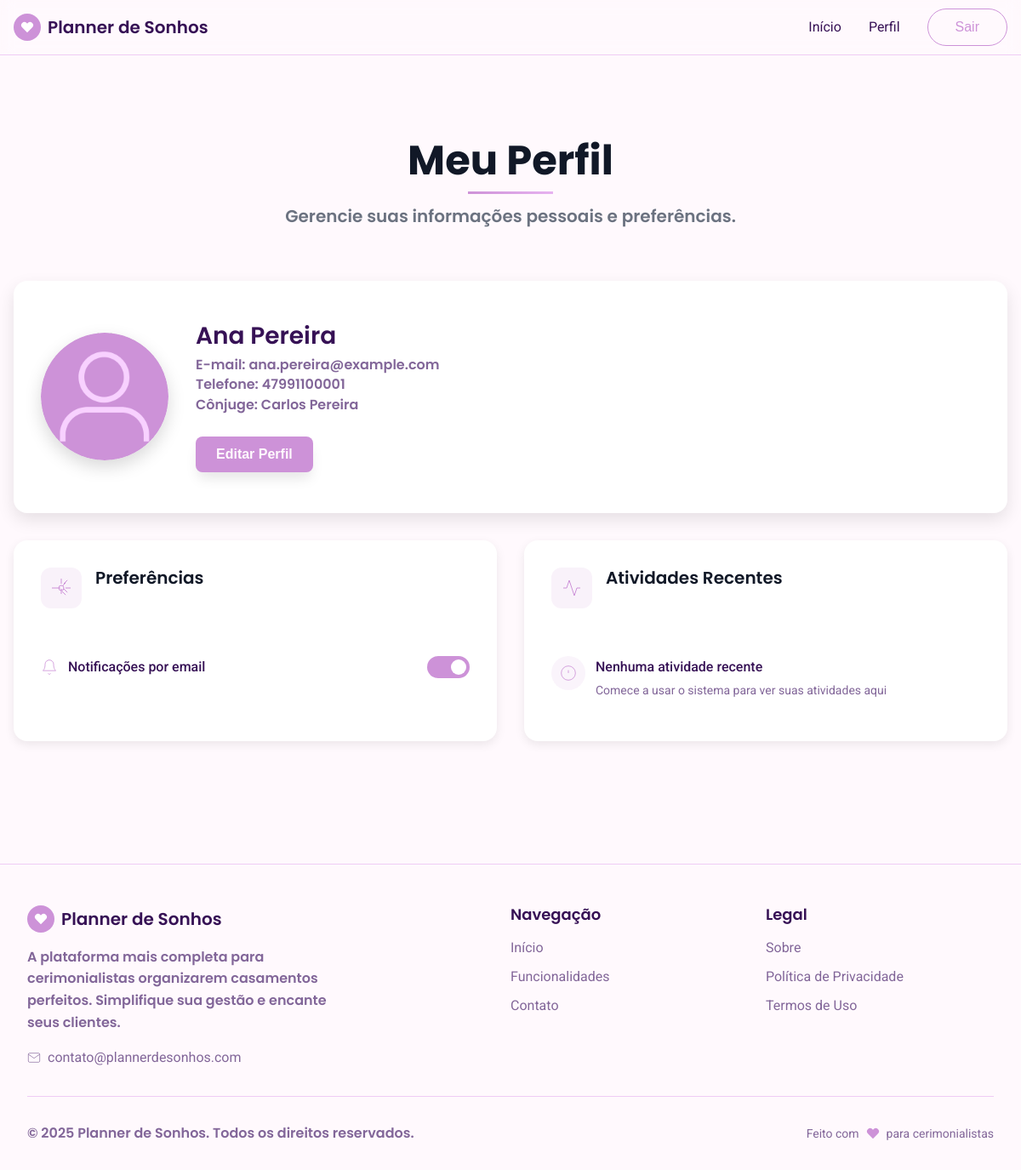
The app's page /user/perfil.php (signed in) with its own data.
### tables this page shows
CREATE TABLE `usuarios` (
  `id_usuario` int(11) NOT NULL,
  `nome` varchar(100) NOT NULL,
  `nome_conjuge` varchar(100) DEFAULT NULL,
  `genero` enum('Masculino','Feminino','Outro') NOT NULL,
  `idade` int(11) DEFAULT NULL,
  `telefone` varchar(20) DEFAULT NULL,
  `email` varchar(120) NOT NULL,
  `senha` varchar(255) NOT NULL,
  `cargo` enum('cliente','dev','cerimonialista','fornecedor') DEFAULT 'cliente',
  `tipo_usuario` enum('cliente','cerimonialista','dev') DEFAULT 'cliente',
  `avaliacao` decimal(2,1) DEFAULT NULL,
  `bio` text,
  `plano` enum('basico','premium') DEFAULT 'basico',
  `remember_token` varchar(64) DEFAULT NULL,
  `foto_perfil` varchar(225) NOT NULL DEFAULT 'default.png',
  `notificacoes_email` tinyint(1) DEFAULT '1',
  `tema_cor` varchar(20) DEFAULT 'azul',
  `ultima_atividade` timestamp NULL DEFAULT NULL,
  `created_at` timestamp NOT NULL DEFAULT CURRENT_TIMESTAMP,
  `orcamento_total` decimal(10,2) DEFAULT '0.00'
);

### user/perfil.php (the view, shortened to what this page needs)
<?php
require_once "../config/conexao.php";
$usuario_id = (int) $_SESSION["usuario_id"];
$usuario = null;
try {
  $sql = "SELECT nome, nome_conjuge, telefone, email, foto_perfil, notificacoes_email, tema_cor FROM usuarios WHERE id_usuario = ?";
  $stmt = $pdo->prepare($sql);
  $stmt->execute([$usuario_id]);
  $usuario = $stmt->fetch(PDO::FETCH_ASSOC);
} catch (PDOException $e) {
  error_log("Error fetching user profile: " . $e->getMessage());
  $error_message = "Erro ao carregar perfil. Por favor, tente novamente.";
}
$atividades = [];
try {
  $sql = "SELECT tipo_atividade, descricao, data_atividade
            FROM atividades_usuario
            WHERE id_usuario = ?
            ORDER BY data_atividade DESC
            LIMIT 3";
  $stmt = $pdo->prepare($sql);
  $stmt->execute([$usuario_id]);
  $atividades = $stmt->fetchAll(PDO::FETCH_ASSOC);
} catch (PDOException $e) {
  error_log("Error fetching activities: " . $e->getMessage());
}
$foto_perfil = $usuario["foto_perfil"] ?? "default.png";
?>
<!DOCTYPE html>
<html lang="pt-BR">
<head>
  <link rel="stylesheet" href="../Style/styles.css">
</head>
<body>
  <header class="header">
    <div class="container">
      <div class="header-content">
        <a href="../index.php" class="logo">
          <div class="heart-icon">
            <svg width="16" height="16" fill="currentColor" viewBox="0 0 24 24">
              <path
                d="M20.84 4.61a5.5 5.5 0 0 0-7.78 0L12 5.67l-1.06-1.06a5.5 5.5 0 0 0-7.78 7.78l1.06 1.06L12 21.23l7.78-7.78 1.06-1.06a5.5 5.5 0 0 0 0-7.78z" />
            </svg>
          </div>
          <span class="logo-text">Planner de Sonhos</span>
        </a>
        <nav class="nav">
          <a href="../index.php" class="nav-link">Início</a>
          <a href="perfil.php" class="nav-link">Perfil</a>
          <form method="post" style="margin:0; display: inline-block;">
            <button class="btn-outline" type="submit" name="logout">
              Sair
            </button>
          </form>
        </nav>
      </div>
    </div>
  </header>
  <main class="page-content container" style="margin-top:5rem;">
    <div class="page-header">
      <h1 class="page-title">Meu Perfil</h1>
      <p class="page-description">Gerencie suas informações pessoais e preferências.</p>
    </div>
    <?php if ($usuario): ?>
      <div class="features-detailed-grid">
        <div class="profile-card">
          <div class="profile-photo">
            <img src="fotos/<?php echo htmlspecialchars($foto_perfil); ?>"
                 alt="Foto de perfil"
                 onerror="console.error('[v0] Failed to load image:', this.src); this.src='fotos/default.png';">
          </div>
          <div class="profile-info">
            <h2><?php echo htmlspecialchars($usuario['nome'] ?? 'Nome não disponível'); ?></h2>
            <p>E-mail: <?php echo htmlspecialchars($usuario['email'] ?? 'Não informado'); ?></p>
            <p>Telefone: <?php echo htmlspecialchars($usuario['telefone'] ?? 'Não informado'); ?></p>
            <p>Cônjuge: <?php echo htmlspecialchars($usuario['nome_conjuge'] ?? 'Não informado'); ?></p>
            <button class="btn-primary" onclick="openEditModal()">Editar Perfil</button>
          </div>
        </div>
        <div class="preference-card">
          <div class="feature-detailed-header">
            <div class="feature-icon">
              <svg viewBox="0 0 24 24" fill="none" stroke="currentColor">
                <circle cx="12" cy="12" r="3" />
                <path d="M12 1v6m0 6v6m5.2-13.2l-4.2 4.2m0 6l4.2 4.2M23 12h-6m-6 0H1m18.2 5.2l-4.2-4.2m0-6l4.2-4.2" />
              </svg>
            </div>
            <h2 class="feature-detailed-title">Preferências</h2>
          </div>
          <form method="POST" id="notificationForm">
            <div class="preference-item">
              <div class="preference-label">
                <svg viewBox="0 0 24 24" fill="none" stroke="currentColor">
                  <path d="M18 8A6 6 0 0 0 6 8c0 7-3 9-3 9h18s-3-2-3-9" />
                  <path d="M13.73 21a2 2 0 0 1-3.46 0" />
                </svg>
                Notificações por email
              </div>
              <label class="toggle-switch">
                <span class="toggle-slider"></span>
              </label>
            </div>
          </form>
        </div>
        <div class="preference-card">
          <div class="feature-detailed-header">
            <div class="feature-icon">
              <svg viewBox="0 0 24 24" fill="none" stroke="currentColor">
                <polyline points="22 12 18 12 15 21 9 3 6 12 2 12" />
              </svg>
            </div>
            <h2 class="feature-detailed-title">Atividades Recentes</h2>
          </div>
          <?php if (count($atividades) > 0): ?>
            <?php foreach ($atividades as $atividade): ?>
              <div class="activity-item">
                <div class="activity-icon">
                  <svg viewBox="0 0 24 24" fill="none" stroke="currentColor">
                    <polyline points="9 11 12 14 22 4" />
                    <path d="M21 12v7a2 2 0 0 1-2 2H5a2 2 0 0 1-2-2V5a2 2 0 0 1 2-2h11" />
                  </svg>
                </div>
                <div class="activity-content">
                  <div class="activity-description">
                    <?php echo htmlspecialchars($atividade['descricao']); ?>
                  </div>
                  <div class="activity-time">
                    <?php
                    $data = new DateTime($atividade['data_atividade']);
                    echo $data->format('d/m/Y H:i');
                    ?>
                  </div>
                </div>
              </div>
            <?php endforeach; ?>
          <?php else: ?>
            <div class="activity-item">
              <div class="activity-icon">
                <svg viewBox="0 0 24 24" fill="none" stroke="currentColor">
                  <circle cx="12" cy="12" r="10" />
                  <line x1="12" y1="8" x2="12" y2="12" />
                  <line x1="12" y1="16" x2="12.01" y2="16" />
                </svg>
              </div>
              <div class="activity-content">
                <div class="activity-description">Nenhuma atividade recente</div>
                <div class="activity-time">Comece a usar o sistema para ver suas atividades aqui</div>
              </div>
            </div>
          <?php endif; ?>
        </div>
      </div>
    <?php endif; ?>
  </main>
  <footer class="footer">
    <div class="container">
      <div class="footer-content">
        <div class="footer-brand">
          <a href="../index.php" class="logo">
            <div class="heart-icon">
              <svg width="16" height="16" fill="currentColor" viewBox="0 0 24 24">
                <path
                  d="M20.84 4.61a5.5 5.5 0 0 0-7.78 0L12 5.67l-1.06-1.06a5.5 5.5 0 0 0-7.78 7.78l1.06 1.06L12 21.23l7.78-7.78 1.06-1.06a5.5 5.5 0 0 0 0-7.78z" />
              </svg>
            </div>
            <span class="logo-text">Planner de Sonhos</span>
          </a>
          <p class="footer-description">
            A plataforma mais completa para cerimonialistas organizarem
            casamentos perfeitos. Simplifique sua gestão e encante seus
            clientes.
          </p>
          <div class="footer-contact">
            <svg style="width: 1rem; height: 1rem" fill="none" stroke="currentColor" viewBox="0 0 24 24">
              <path d="M4 4h16c1.1 0 2 .9 2 2v12c0 1.1-.9 2-2 2H4c-1.1 0-2-.9-2-2V6c0-1.1.9-2 2-2z" />
              <polyline points="22,6 12,13 2,6" />
            </svg>
            <span>contato@plannerdesonhos.com</span>
          </div>
        </div>
        <div class="footer-links">
          <h3>Navegação</h3>
          <ul>
            <li><a href="../index.php">Início</a></li>
            <li>
              <a href="../pages/funcionalidades.php">Funcionalidades</a>
            </li>
            <li>
              <a href="../pages/contato.php">Contato</a>
            </li>
          </ul>
        </div>
        <div class="footer-modules">
          <h3>Legal</h3>
          <ul>
            <li><a href="../legal-pages/about.html">Sobre</a></li>
            <li>
              <a href="../legal-pages/privacity-politics.html">Política de Privacidade</a>
            </li>
            <li><a href="../legal-pages/uses-terms.html">Termos de Uso</a></li>
          </ul>
        </div>
      </div>
      <div class="footer-bottom">
        <p>&copy; 2025 Planner de Sonhos. Todos os direitos reservados.</p>
        <div
          style="display: flex; align-items: center; gap: 0.25rem; font-size: 0.875rem; color: hsl(var(--muted-foreground));">
          <span>Feito com</span>
          <svg style="width: 1rem; height: 1rem; color: hsl(var(--primary)); margin: 0 0.25rem;" fill="currentColor"
            viewBox="0 0 24 24">
            <path
              d="M20.84 4.61a5.5 5.5 0 0 0-7.78 0L12 5.67l-1.06-1.06a5.5 5.5 0 0 0-7.78 7.78l1.06 1.06L12 21.23l7.78-7.78 1.06-1.06a5.5 5.5 0 0 0 0-7.78z" />
          </svg>
          <span>para cerimonialistas</span>
        </div>
      </div>
    </div>
  </footer>
</body>
</html>

### user/perfil.php (style rules this page uses)
.profile-card { display: flex; align-items: center; gap: 2rem; padding: 3rem 2rem; border-radius: 1rem; grid-column: span 2; background: hsl(var(--card-background, 0, 0%, 100%)); box-shadow: 0 8px 20px rgba(0, 0, 0, 0.1); width: 100%; margin: 0 auto; }
.profile-photo { flex-shrink: 0; display: inline-block; }
.profile-photo img, .profile-placeholder { width: 150px; height: 150px; border-radius: 50%; object-fit: cover; box-shadow: 0 8px 20px rgba(0, 0, 0, 0.15); display: block; }
.profile-info { flex: 1; }
.profile-card h2 { font-size: 1.75rem; margin-bottom: 0.5rem; color: hsl(var(--foreground)); }
.profile-card p { margin-bottom: 0.25rem; color: hsl(var(--muted-foreground)); }
.profile-card .btn-primary { margin-top: 1.5rem; display: inline-block; padding: 0.75rem 1.5rem; border-radius: 0.5rem; background: hsl(var(--primary)); color: hsl(var(--primary-foreground)); font-weight: 600; transition: all 0.3s; cursor: pointer; border: none; }
.preference-card { background: hsl(var(--card-background, 0, 0%, 100%)); border-radius: 1rem; padding: 2rem; box-shadow: 0 4px 12px rgba(0, 0, 0, 0.08); transition: all 0.3s ease; }
.preference-item { display: flex; align-items: center; justify-content: space-between; padding: 1rem 0; border-bottom: 1px solid hsl(var(--border)); }
.preference-item:last-child { border-bottom: none; }
.preference-label { display: flex; align-items: center; gap: 0.75rem; font-weight: 500; color: hsl(var(--foreground)); }
.preference-label svg { width: 20px; height: 20px; stroke: hsl(var(--primary)); }
.toggle-switch { position: relative; width: 50px; height: 26px; }
.toggle-slider { position: absolute; cursor: pointer; top: 0; left: 0; right: 0; bottom: 0; background-color: #ccc; transition: 0.4s; border-radius: 34px; }
.toggle-slider:before { position: absolute; content: ""; height: 18px; width: 18px; left: 4px; bottom: 4px; background-color: white; transition: 0.4s; border-radius: 50%; }
.toggle-switch input:checked+.toggle-slider { background-color: hsl(var(--primary)); }
.toggle-switch input:checked+.toggle-slider:before { transform: translateX(24px); }
.activity-item { display: flex; align-items: flex-start; gap: 0.75rem; padding: 1rem 0; border-bottom: 1px solid hsl(var(--border)); }
.activity-item:last-child { border-bottom: none; }
.activity-icon { width: 40px; height: 40px; border-radius: 50%; background: hsl(var(--primary) / 0.1); display: flex; align-items: center; justify-content: center; flex-shrink: 0; }
.activity-icon svg { width: 20px; height: 20px; stroke: hsl(var(--primary)); }
.activity-content { flex: 1; }
.activity-description { font-weight: 500; color: hsl(var(--foreground)); margin-bottom: 0.25rem; }
.activity-time { font-size: 0.875rem; color: hsl(var(--muted-foreground)); }

### records on screen
usuarios: foto_perfil (placeholder picture), nome "Ana Pereira", email "ana.pereira@example.com", telefone "47991100001", nome_conjuge "Carlos Pereira"
